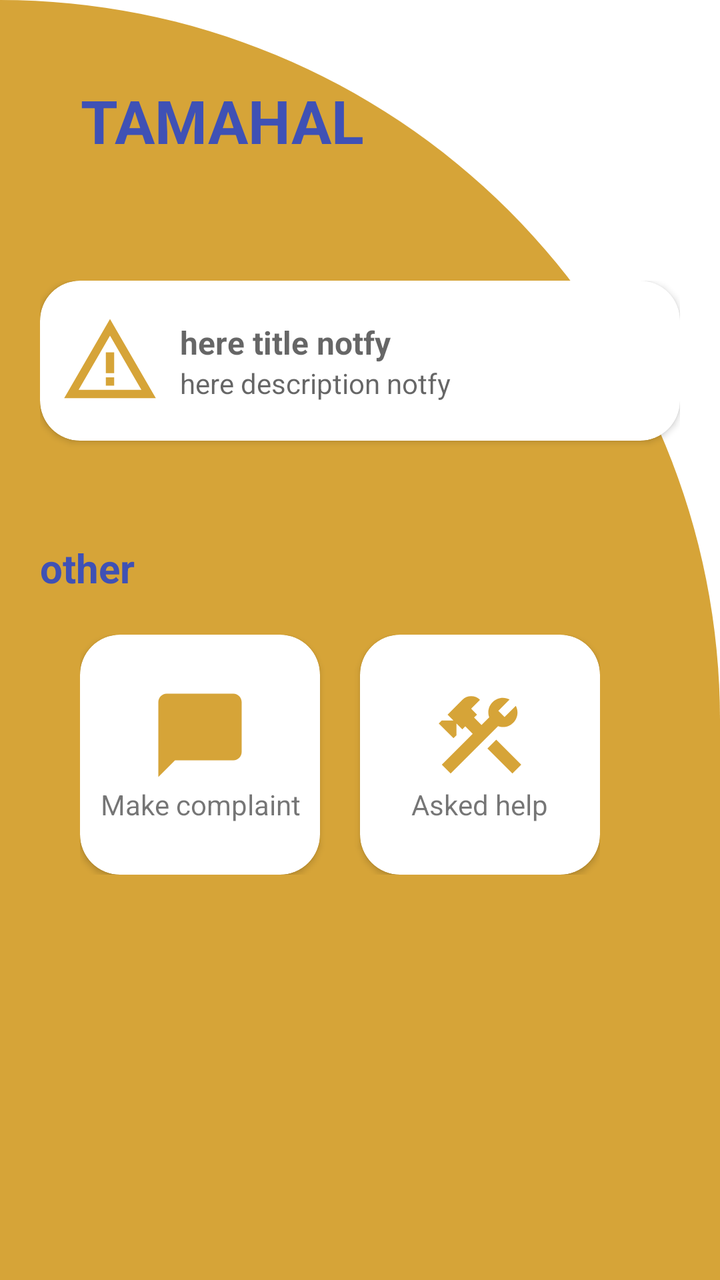
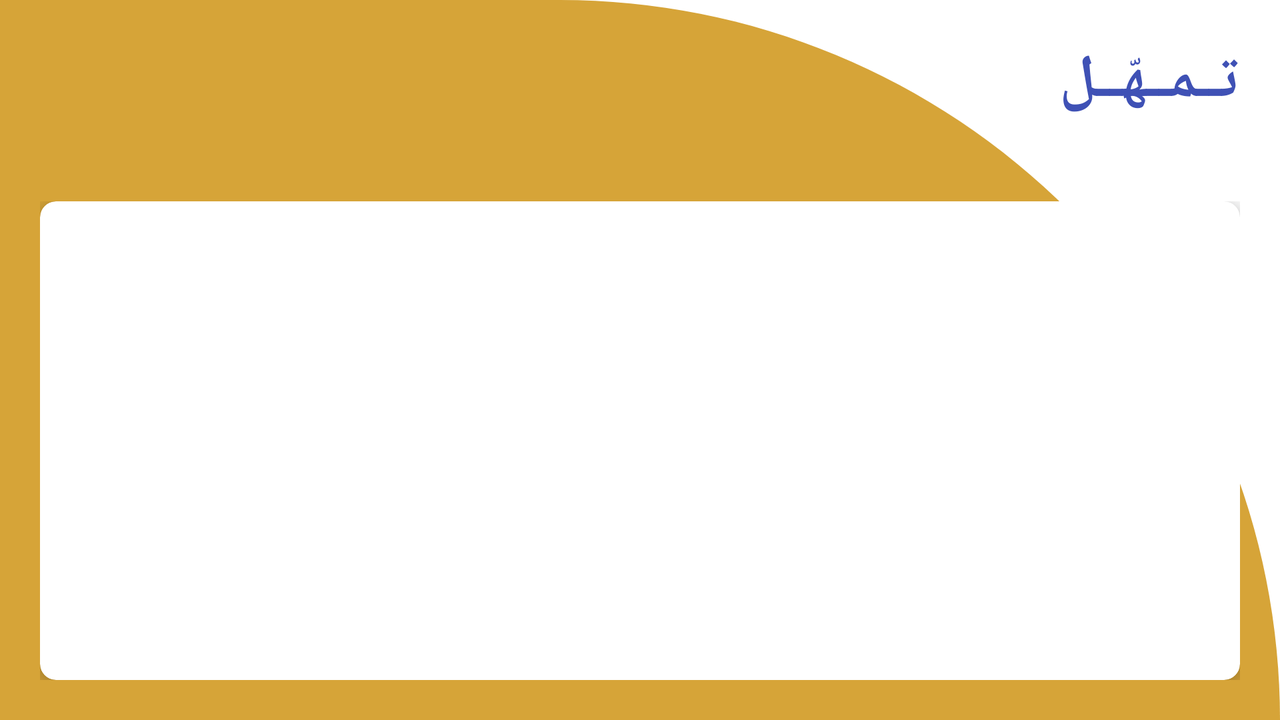

Compare how this app lays out the same screen by default and in its alternative resource folder. The renders come first, then the two layout files and the values they reference.
<!-- AndroidManifest.xml: application theme Theme.Tamahal -->
<!-- res/layout/activity_main.xml -->
<?xml version="1.0" encoding="utf-8"?>
<RelativeLayout xmlns:android="http://schemas.android.com/apk/res/android"
    xmlns:app="http://schemas.android.com/apk/res-auto"
    xmlns:tools="http://schemas.android.com/tools"
    android:layout_width="match_parent"
    android:layout_height="match_parent"
    android:background="@drawable/cut_card_background"
    tools:context=".MainActivity">

    <LinearLayout
        android:layout_width="match_parent"
        android:layout_height="wrap_content"
        android:orientation="horizontal"
        android:id="@+id/linerTop"
        android:layout_margin="10dp"
        android:padding="10dp"
        >


        <TextView
            android:id="@+id/textView"
            android:layout_width="wrap_content"
            android:layout_height="wrap_content"
            android:layout_alignParentEnd="true"
            android:layout_margin="20dp"

            android:gravity="right"
            android:text="TAMAHAL"
            android:textColor="#3F51B5"
            android:textSize="30dp"
            android:textStyle="bold"
            />


    </LinearLayout>


    <LinearLayout
        android:layout_width="match_parent"
        android:layout_height="wrap_content"
        android:layout_below="@+id/linerTop"
        android:layout_marginStart="10dp"
        android:layout_marginTop="10dp"
        android:layout_marginEnd="10dp"
        android:layout_marginBottom="10dp"
        android:orientation="vertical"
        android:padding="10dp">

        <androidx.cardview.widget.CardView
            android:layout_width="match_parent"
            android:layout_height="80dp"
            android:layout_gravity="fill"
            app:cardCornerRadius="20dp"
            android:background="@drawable/shape_cardview">

            <LinearLayout
                android:layout_width="match_parent"
                android:layout_height="match_parent"
                android:layout_margin="5dp"
                android:orientation="horizontal"
                android:padding="5dp">

                <ImageView
                    android:layout_width="wrap_content"
                    android:layout_height="wrap_content"
                    android:layout_gravity="center"
                    android:src="@drawable/ic_baseline_warning_amber_24" />

                <LinearLayout
                    android:layout_width="wrap_content"
                    android:layout_height="match_parent"
                    android:layout_margin="5dp"
                    android:orientation="vertical"
                    android:padding="5dp">

                    <TextView
                        android:id="@+id/titleNotfy"
                        android:layout_width="wrap_content"
                        android:layout_height="wrap_content"
                        android:hint="here title notfy"
                        android:textColor="#FF0909"
                        android:textSize="16dp"
                        android:textStyle="bold" />

                    <TextView
                        android:id="@+id/discriptionNotfy"
                        android:layout_width="wrap_content"
                        android:layout_height="wrap_content"

                        android:hint="here description notfy"
                        android:textColor="#AE5858"
                        android:textSize="14dp" />

                </LinearLayout>

            </LinearLayout>


        </androidx.cardview.widget.CardView>

        <TextView
            android:layout_width="wrap_content"
            android:id="@+id/othertv"

            android:layout_height="match_parent"
            android:layout_marginTop="50dp"
            android:textSize="20dp"
            android:textStyle="bold"
            android:textColor="#3F51B5"
            android:text="other"/>

        <LinearLayout
            android:layout_width="wrap_content"
            android:layout_height="wrap_content"
            android:padding="10dp"
            android:layout_margin="10dp"
            android:orientation="horizontal">

            <androidx.cardview.widget.CardView
                android:id="@+id/cardMake"
                android:layout_width="120dp"
                android:layout_height="120dp"
                android:background="#682F2F"
                app:cardCornerRadius="20dp"
                >

            <LinearLayout
                android:layout_width="match_parent"
                android:layout_height="match_parent"
                android:orientation="vertical"
                android:gravity="center"
                android:padding="5dp"
                android:layout_margin="5dp">





                <ImageView
                    android:layout_width="wrap_content"
                    android:layout_height="wrap_content"
                    android:layout_gravity="center"
                    android:src="@drawable/ic_chat"
                    android:id="@+id/imgChat"/>


                <TextView
                    android:layout_width="wrap_content"
                    android:layout_height="wrap_content"
                    android:text="Make complaint"
                    android:layout_gravity="center"
                    android:gravity="center"
                    />


            </LinearLayout>

            </androidx.cardview.widget.CardView>




            <androidx.cardview.widget.CardView
                android:layout_width="120dp"
                android:id="@+id/cardAsked"
                android:layout_height="120dp"
                android:background="#682F2F"
                app:cardCornerRadius="20dp"
                android:layout_marginLeft="20dp"
                >

                <LinearLayout
                    android:layout_width="match_parent"
                    android:layout_height="match_parent"
                    android:orientation="vertical"
                    android:gravity="center"
                    android:padding="5dp"
                    android:layout_margin="5dp">





                    <ImageView
                        android:layout_width="wrap_content"
                        android:layout_height="wrap_content"
                        android:layout_gravity="center"
                        android:src="@drawable/ic_it"
                        android:id="@+id/imgM"/>


                    <TextView
                        android:layout_width="wrap_content"
                        android:layout_height="wrap_content"
                        android:text="Asked help"
                        android:layout_gravity="center"

                        />


                </LinearLayout>

            </androidx.cardview.widget.CardView>



        </LinearLayout>


    </LinearLayout>



















































































































































































</RelativeLayout>
<!-- resources referenced by this layout -->
<resources>
  <!-- drawable cut_card_background (drawable) -->
  <?xml version="1.0" encoding="utf-8"?>
  <shape xmlns:android="http://schemas.android.com/apk/res/android"
      android:shape="rectangle">
  
      <solid android:color="#D6A438"/>
  
      <corners
          android:topLeftRadius="0dp"
          android:topRightRadius="400dp"
          />
  
  
  </shape>
  <!-- drawable ic_baseline_warning_amber_24 (drawable) -->
  <vector android:height="50dp" android:tint="#D6A438"
      android:viewportHeight="24" android:viewportWidth="24"
      android:width="50dp" xmlns:android="http://schemas.android.com/apk/res/android">
      <path android:fillColor="@android:color/white" android:pathData="M12,5.99L19.53,19H4.47L12,5.99M12,2L1,21h22L12,2L12,2z"/>
      <path android:fillColor="@android:color/white" android:pathData="M13,16l-2,0l0,2l2,0z"/>
      <path android:fillColor="@android:color/white" android:pathData="M13,10l-2,0l0,5l2,0z"/>
  </vector>
  <!-- drawable ic_chat (drawable) -->
  <vector android:height="50dp" android:tint="#D6A438"
      android:viewportHeight="24" android:viewportWidth="24"
      android:width="50dp" xmlns:android="http://schemas.android.com/apk/res/android">
      <path android:fillColor="@android:color/white" android:pathData="M20,2H4c-1.1,0 -2,0.9 -2,2v18l4,-4h14c1.1,0 2,-0.9 2,-2V4c0,-1.1 -0.9,-2 -2,-2z"/>
  </vector>
  <!-- drawable ic_it (drawable) -->
  <vector android:height="50dp" android:tint="#D6A438"
      android:viewportHeight="24" android:viewportWidth="24"
      android:width="50dp" xmlns:android="http://schemas.android.com/apk/res/android">
      <path android:fillColor="@android:color/white" android:pathData="M13.7827,15.1719l2.1213,-2.1213l5.9962,5.9962l-2.1213,2.1213z"/>
      <path android:fillColor="@android:color/white" android:pathData="M17.5,10c1.93,0 3.5,-1.57 3.5,-3.5c0,-0.58 -0.16,-1.12 -0.41,-1.6l-2.7,2.7L16.4,6.11l2.7,-2.7C18.62,3.16 18.08,3 17.5,3C15.57,3 14,4.57 14,6.5c0,0.41 0.08,0.8 0.21,1.16l-1.85,1.85l-1.78,-1.78l0.71,-0.71L9.88,5.61L12,3.49c-1.17,-1.17 -3.07,-1.17 -4.24,0L4.22,7.03l1.41,1.41H2.81L2.1,9.15l3.54,3.54l0.71,-0.71V9.15l1.41,1.41l0.71,-0.71l1.78,1.78l-7.41,7.41l2.12,2.12L16.34,9.79C16.7,9.92 17.09,10 17.5,10z"/>
  </vector>
  <!-- drawable shape_cardview (drawable) -->
  <?xml version="1.0" encoding="utf-8"?>
  <shape xmlns:android="http://schemas.android.com/apk/res/android"
      android:shape="rectangle">
  
      <corners android:radius="20dp"/>
      <solid android:color="@color/white" />
  
  
  </shape>
  <style name="Theme.Tamahal" parent="Theme.MaterialComponents.DayNight.DarkActionBar">
          
          <item name="colorPrimary">@color/purple_500</item>
          <item name="colorPrimaryVariant">@color/purple_700</item>
          <item name="colorOnPrimary">@color/white</item>
          
          <item name="colorSecondary">@color/teal_200</item>
          <item name="colorSecondaryVariant">@color/teal_700</item>
          <item name="colorOnSecondary">@color/black</item>
          
          <item name="android:statusBarColor">?attr/colorPrimaryVariant</item>
          
      </style>
</resources>
<!-- res/layout-land/activity_main.xml (the repository's variant of the layout above) -->
<!-- drawn on the phone turned sideways -->
<?xml version="1.0" encoding="utf-8"?>
<RelativeLayout xmlns:android="http://schemas.android.com/apk/res/android"
    xmlns:app="http://schemas.android.com/apk/res-auto"
    xmlns:tools="http://schemas.android.com/tools"
    android:layout_width="match_parent"
    android:layout_height="match_parent"
    android:background="@drawable/cut_card_background"
    tools:context=".MainActivity">

    <TextView
        android:id="@+id/textView"
        android:layout_width="wrap_content"
        android:layout_height="wrap_content"
        android:layout_alignParentEnd="true"

        android:text="تــمــهّــل"
        android:textColor="#3F51B5"
        android:textSize="30dp"
        android:textStyle="bold"
        android:layout_margin="20dp"
        />

    <GridLayout
        android:layout_width="match_parent"
        android:layout_height="match_parent"
        android:layout_below="@+id/textView"
        android:layout_marginTop="20dp"
        android:layout_margin="20dp"
        android:columnCount="2"
        android:rowCount="3">

        <androidx.cardview.widget.CardView
            android:layout_width="wrap_content"
            android:layout_height="wrap_content"
            android:layout_gravity="fill"
            android:layout_columnWeight="1"
            android:layout_rowWeight="1"
            android:layout_row="0"
            android:layout_column="0"
            app:cardCornerRadius="8dp"
            app:cardElevation="8dp"
            >


        </androidx.cardview.widget.CardView>

    </GridLayout>


</RelativeLayout>
<!-- resources referenced by the variant -->
<!-- as the phone turned sideways resolves them -->
<resources>
  <!-- drawable cut_card_background (drawable) -->
  <?xml version="1.0" encoding="utf-8"?>
  <shape xmlns:android="http://schemas.android.com/apk/res/android"
      android:shape="rectangle">
  
      <solid android:color="#D6A438"/>
  
      <corners
          android:topLeftRadius="0dp"
          android:topRightRadius="400dp"
          />
  
  
  </shape>
  <style name="Theme.Tamahal" parent="Theme.MaterialComponents.DayNight.DarkActionBar">
          
          <item name="colorPrimary">@color/purple_500</item>
          <item name="colorPrimaryVariant">@color/purple_700</item>
          <item name="colorOnPrimary">@color/white</item>
          
          <item name="colorSecondary">@color/teal_200</item>
          <item name="colorSecondaryVariant">@color/teal_700</item>
          <item name="colorOnSecondary">@color/black</item>
          
          <item name="android:statusBarColor">?attr/colorPrimaryVariant</item>
          
      </style>
</resources>
